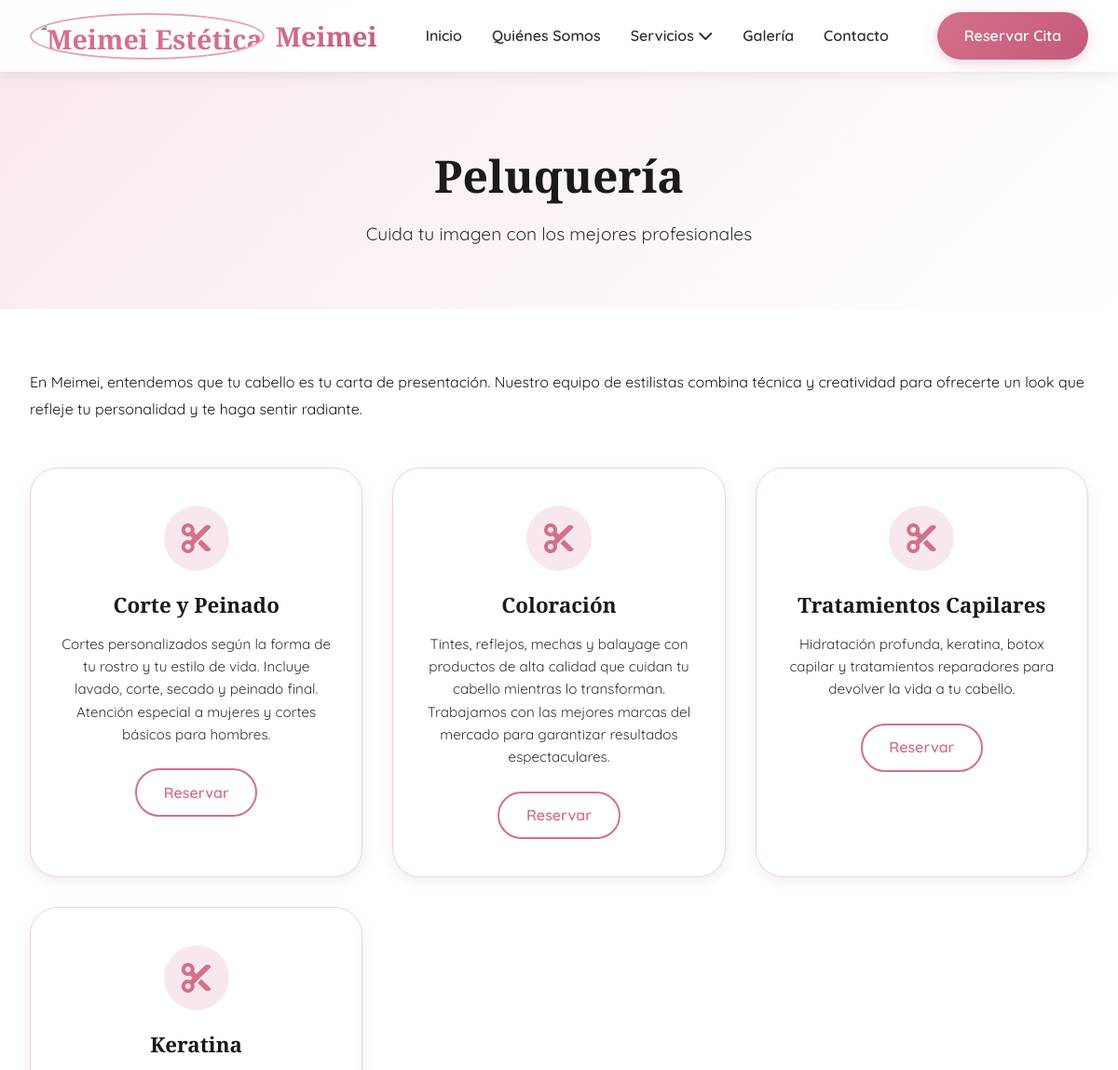
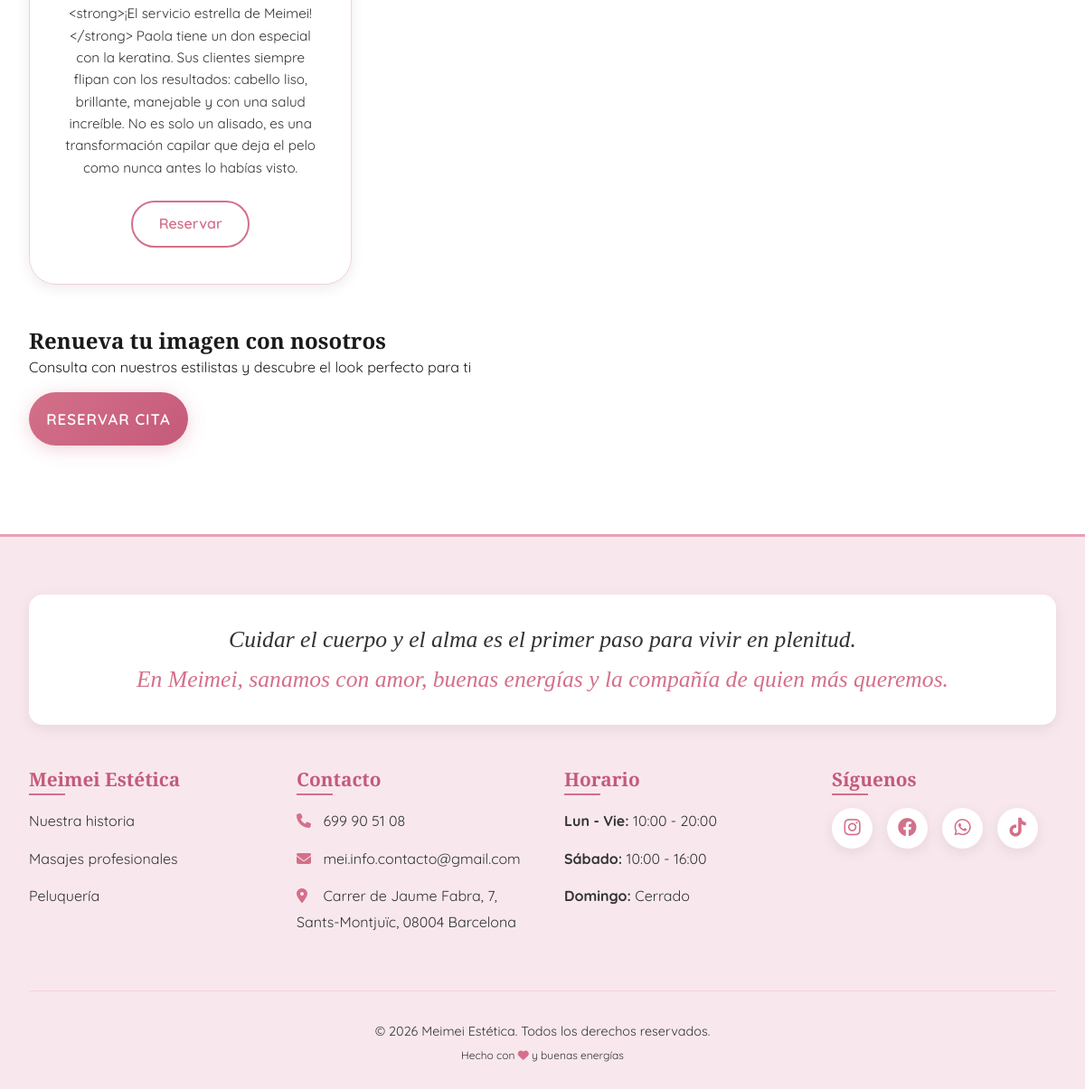
/peluqueria/, run on the app's committed database (2 pictures, top to bottom).
### frontend/models.py (models this page shows, shortened)
class Servicio(models.Model):
    CATEGORIAS = [
        ('masaje', 'Masaje'),
        ('peluqueria', 'Peluquería'),
    ]
    nombre = models.CharField('Nombre del servicio', max_length=100)
    descripcion = models.TextField('Descripción')
    imagen = models.ImageField('Imagen', upload_to='servicios/', blank=True, null=True)
    precio = models.DecimalField('Precio', max_digits=6, decimal_places=2, blank=True, null=True)
    categoria = models.CharField('Categoría', max_length=20, choices=CATEGORIAS)
    duracion = models.CharField('Duración', max_length=50, blank=True, help_text='Ej: 60-90 min')
    tecnica = models.CharField('Técnica', max_length=100, blank=True, help_text='Ej: Presión profunda')
    beneficio = models.CharField('Beneficio', max_length=100, blank=True, help_text='Ej: Alivio del dolor muscular')
    orden = models.IntegerField('Orden', default=0, help_text='Menor número = aparece antes')
    activo = models.BooleanField('Activo', default=True)
    fecha_creacion = models.DateTimeField('Fecha de creación', default=timezone.now)
    class Meta:
        verbose_name = 'Servicio'
        verbose_name_plural = 'Servicios'
        ordering = ['orden', 'nombre']

### frontend/views.py (the view)
# urls.py: path('peluqueria/', views.peluqueria, name='peluqueria'),
def peluqueria(request):
    servicios = Servicio.objects.filter(categoria='peluqueria', activo=True).order_by('orden')
    context = {
        'servicios': servicios,
    }
    return render(request, 'frontend/peluqueria.html', context)

### frontend/context_processors.py (called while the page is built)
def settings_context(request):
    return {
        'settings': {
            'RECAPTCHA_SITE_KEY': settings.RECAPTCHA_SITE_KEY,
        }
    }

### frontend/templates/frontend/peluqueria.html (shortened to what this page needs)
{% extends 'frontend/base.html' %}
{% load static %}
{% block content %}
<section class="page-header">
    <h1>Peluquería</h1>
    <p>Cuida tu imagen con los mejores profesionales</p>
</section>
<section class="page-content">
    <div class="services-intro">
        <p class="intro-text">
            En Meimei, entendemos que tu cabello es tu carta de presentación. Nuestro equipo
            de estilistas combina técnica y creatividad para ofrecerte un look que refleje
            tu personalidad y te haga sentir radiante.
        </p>
    </div>
    <div class="services-grid-modern">
        {% for servicio in servicios %}
        <div class="service-card-modern">
            <div class="service-card-icon">
                {% if servicio.imagen %}
                <img src="{{ servicio.imagen.url }}" alt="{{ servicio.nombre }}"
                    style="width: 70px; height: 70px; border-radius: 50%; object-fit: cover;">
                {% else %}
                <i class="fas fa-cut"></i>
                {% endif %}
            </div>
            <h3>{{ servicio.nombre }}</h3>
            <p>{{ servicio.descripcion }}</p>
            <a href="{% url 'frontend:contacto' %}" class="btn-outline">Reservar</a>
        </div>
        {% empty %}
        <div style="text-align: center; padding: 3rem; grid-column: 1 / -1;">
            <p>Próximamente más servicios. ¡Estamos actualizando!</p>
        </div>
        {% endfor %}
    </div>
    <div class="cta-banner">
        <h2>Renueva tu imagen con nosotros</h2>
        <p>Consulta con nuestros estilistas y descubre el look perfecto para ti</p>
        <a href="{% url 'frontend:contacto' %}" class="btn-primary btn-large">Reservar Cita</a>
    </div>
</section>
{% endblock %}

### frontend/static/css/base.css (style rules this page uses)
:root { --blanco: #FFFFFF; --rosa-suave: #F8E8EE; --rosa-tarjeta: #F5D0D8; --rosa-claro: #F0C4CF; --rosa-acento: #E8A0B4; --rosa-intenso: #D4708A; --rosa-oscuro: #C45A7A; --negro: #1A1A1A; --gris-oscuro: #333333; --gris-claro: #F5F5F5; --verde-planta: #5B8C5A; --verde-claro: #8AB88A; --verde-musgo: #4A7A49; --sombra-suave: 0 4px 15px rgba(0, 0, 0, 0.08); --sombra-media: 0 8px 30px rgba(0, 0, 0, 0.12); --sombra-fuerte: 0 15px 50px rgba(0, 0, 0, 0.15); --transicion-rapida: 0.3s ease; --transicion-media: 0.5s ease; --borde-redondo: 15px; --borde-redondo-grande: 30px; --fuente-titulos: 'Playfair Display', serif; --fuente-texto: 'Quicksand', sans-serif; }
* { margin: 0; padding: 0; box-sizing: border-box; }
html { scroll-behavior: smooth; }
body { font-family: var(--fuente-texto); background-color: var(--blanco); color: var(--negro); line-height: 1.8; overflow-x: hidden; }
h1, h2, h3, h4, h5 { font-family: var(--fuente-titulos); font-weight: 700; line-height: 1.2; }
a { text-decoration: none; color: inherit; transition: var(--transicion-rapida); }
.btn-primary { background: linear-gradient(135deg, var(--rosa-intenso), var(--rosa-oscuro)); color: var(--blanco); padding: 1rem 2.5rem; border-radius: 50px; font-weight: 600; transition: var(--transicion-rapida); box-shadow: 0 4px 20px rgba(212, 112, 138, 0.3); }
.btn-outline { background: transparent; color: var(--rosa-intenso); padding: 0.6rem 1.8rem; border-radius: 50px; font-weight: 600; border: 2px solid var(--rosa-intenso); transition: var(--transicion-rapida); display: inline-block; }
.page-header { padding: 10rem 2rem 4rem; background: linear-gradient(135deg, var(--rosa-suave), var(--blanco)); text-align: center; }
.page-header h1 { font-size: 3rem; color: var(--negro); }
.page-header p { font-size: 1.2rem; color: var(--gris-oscuro); max-width: 600px; margin: 1rem auto 0; }
.page-content { max-width: 1200px; margin: 0 auto; padding: 4rem 2rem; }
.btn-primary.btn-large { width: 100%; padding: 1.2rem; font-size: 1.05rem; letter-spacing: 1px; text-transform: uppercase; position: relative; overflow: hidden; border-radius: 50px; background: linear-gradient(135deg, var(--rosa-intenso), var(--rosa-oscuro)); margin-top: 0.5rem; transition: all 0.3s cubic-bezier(0.4, 0, 0.2, 1); }
.btn-primary.btn-large::before { content: ''; position: absolute; top: 0; left: -100%; width: 100%; height: 100%; background: linear-gradient(90deg, transparent, rgba(255, 255, 255, 0.15), transparent); transition: 0.6s; }

### frontend/templates/frontend/peluqueria.html (style rules this page uses)
.services-grid-modern { display: grid; grid-template-columns: repeat(auto-fit, minmax(280px, 1fr)); gap: 2rem; margin: 3rem 0; }
.service-card-modern { background: var(--blanco); padding: 2.5rem 2rem; border-radius: var(--borde-redondo-grande); text-align: center; box-shadow: var(--sombra-suave); transition: var(--transicion-media); border: 1px solid var(--rosa-tarjeta); }
.service-card-icon { width: 70px; height: 70px; margin: 0 auto 1.5rem; background: var(--rosa-suave); border-radius: 50%; display: flex; align-items: center; justify-content: center; font-size: 2rem; color: var(--rosa-intenso); transition: var(--transicion-rapida); }
.service-card-modern h3 { font-size: 1.4rem; margin-bottom: 1rem; color: var(--negro); }
.service-card-modern p { color: var(--gris-oscuro); font-size: 0.95rem; line-height: 1.6; margin-bottom: 1.5rem; }

### data on the page
Servicio: nombre "Corte y Peinado", descripcion "Cortes personalizados según la forma de tu rostro y tu estilo de vida. Incluye lavado, corte, secado y peinado final. Atención especial a mujeres y cortes básicos para hombres."
Servicio: nombre "Coloración", descripcion "Tintes, reflejos, mechas y balayage con productos de alta calidad que cuidan tu cabello mientras lo transforman. Trabajamos con las mejores marcas del mercado para garantizar resultados espectaculares."
Servicio: nombre "Tratamientos Capilares", descripcion "Hidratación profunda, keratina, botox capilar y tratamientos reparadores para devolver la vida a tu cabello."
Servicio: nombre "Keratina", descripcion "<strong>¡El servicio estrella de Meimei!</strong> Paola tiene un don especial con la keratina. Sus clientes siempre flipan con los resultados: cabello liso, brillante, manejable y con una salud increíble. No es solo un alisado, es una transformación capilar que deja el pelo como nunca antes lo habías visto."
